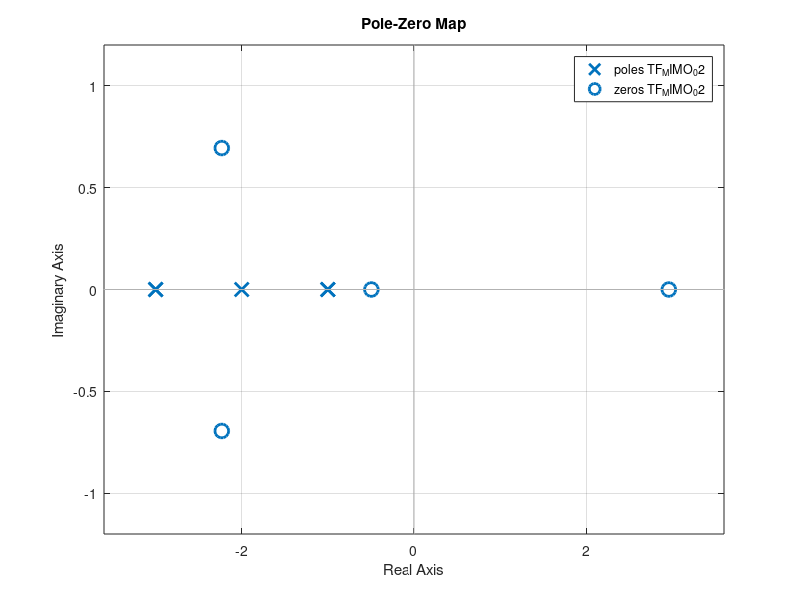
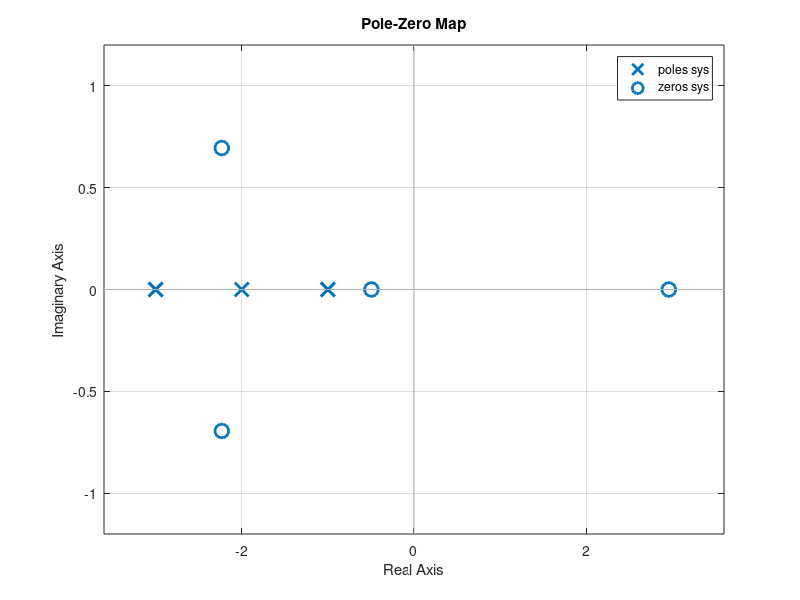

MATLAB code for these plots, in order:
%Question No 2
%For the MIMO system, find the transfer function matrix using function tf(), set up a state space model, find the poles and zeros of the system.

clear all;
close all;
clc;

% Method 01 for finding Transfer function
TF11=tf([1 2 1],[1 5 6]);
TF12=tf([0 1 3],[0 1 1]);
TF21=tf([0 2 1],[1 6 11 6]);
TF22=tf([0 0 1],[0 1 3]);
TF_MIMO_01=[TF11,TF12;TF21,TF22]

% Method 02 for finding Transfer function
MIMO_num = {[1 2 1 ] [0 1 3]; [0 2 1] [0 0 1]};
MIMO_den = {[1 5 6 ] [0 1 1]; [1 6 11 6] [0 1 3]};
TF_MIMO_02=tf(MIMO_num,MIMO_den)


% Method 01 for finding State space model
[A,B,C,D]=ssdata(ss(TF_MIMO_02,'min'))
% Method 01 for finding State space model
sys = ss(TF_MIMO_01)


%Finding poles and zeros
figure
[poles,zeros]= pzmap(sys)
pzmap(TF_MIMO_02)
figure
pzmap(sys)


